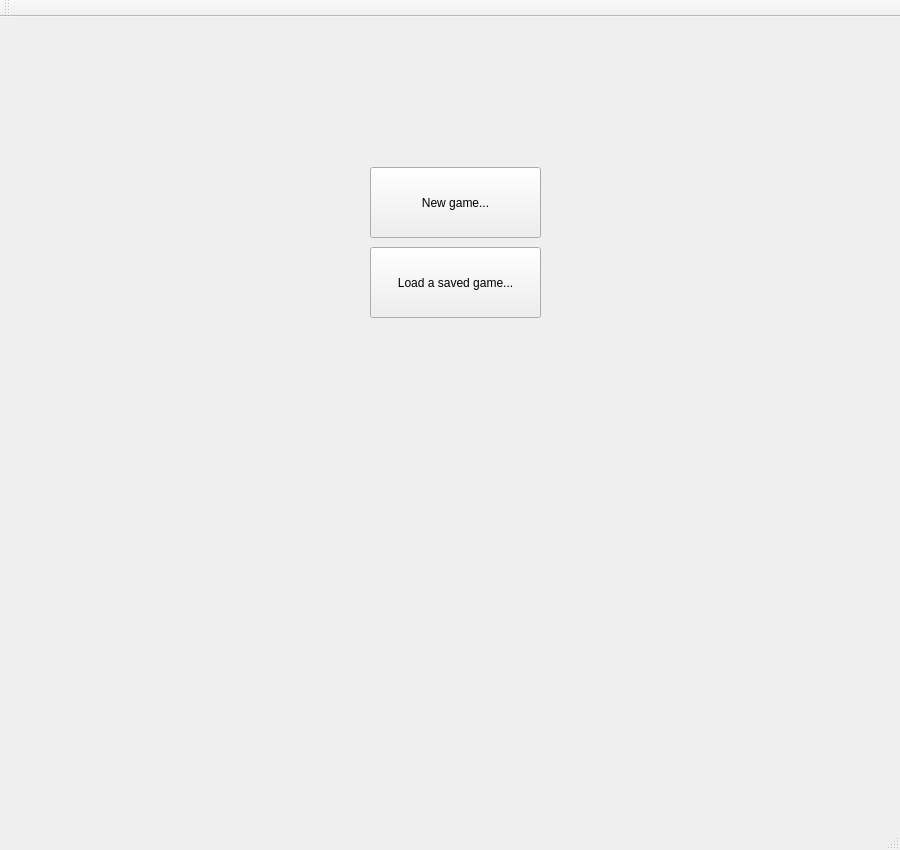
<?xml version="1.0" encoding="UTF-8"?>
<ui version="4.0">
 <class>MainWindow</class>
 <widget class="QMainWindow" name="MainWindow">
  <property name="geometry">
   <rect>
    <x>0</x>
    <y>0</y>
    <width>900</width>
    <height>850</height>
   </rect>
  </property>
  <property name="sizePolicy">
   <sizepolicy hsizetype="Maximum" vsizetype="Maximum">
    <horstretch>0</horstretch>
    <verstretch>0</verstretch>
   </sizepolicy>
  </property>
  <property name="minimumSize">
   <size>
    <width>800</width>
    <height>800</height>
   </size>
  </property>
  <property name="maximumSize">
   <size>
    <width>900</width>
    <height>850</height>
   </size>
  </property>
  <property name="baseSize">
   <size>
    <width>800</width>
    <height>800</height>
   </size>
  </property>
  <property name="windowTitle">
   <string>Chess - Game</string>
  </property>
  <widget class="QWidget" name="centralWidget">
   <widget class="QPushButton" name="pushButtonLoad">
    <property name="enabled">
     <bool>true</bool>
    </property>
    <property name="geometry">
     <rect>
      <x>370</x>
      <y>230</y>
      <width>171</width>
      <height>71</height>
     </rect>
    </property>
    <property name="text">
     <string>Load a saved game...</string>
    </property>
   </widget>
   <widget class="QPushButton" name="pushButtonNew">
    <property name="geometry">
     <rect>
      <x>370</x>
      <y>150</y>
      <width>171</width>
      <height>71</height>
     </rect>
    </property>
    <property name="text">
     <string>New game...</string>
    </property>
   </widget>
  </widget>
  <widget class="QMenuBar" name="menuBar">
   <property name="geometry">
    <rect>
     <x>0</x>
     <y>0</y>
     <width>900</width>
     <height>25</height>
    </rect>
   </property>
  </widget>
  <widget class="QToolBar" name="mainToolBar">
   <attribute name="toolBarArea">
    <enum>TopToolBarArea</enum>
   </attribute>
   <attribute name="toolBarBreak">
    <bool>false</bool>
   </attribute>
  </widget>
  <widget class="QStatusBar" name="statusBar"/>
 </widget>
 <layoutdefault spacing="6" margin="11"/>
 <resources/>
 <connections/>
</ui>
